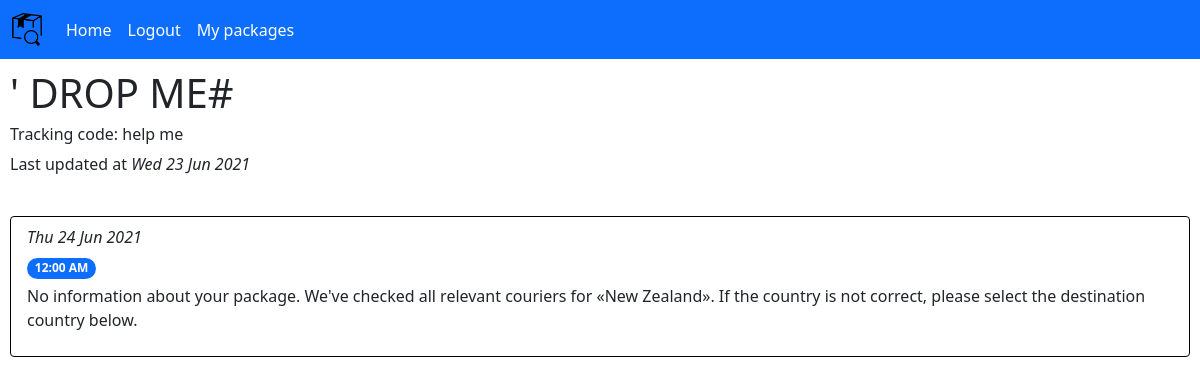
Page /packageDetails/2 (signed in) on the earlier database version.
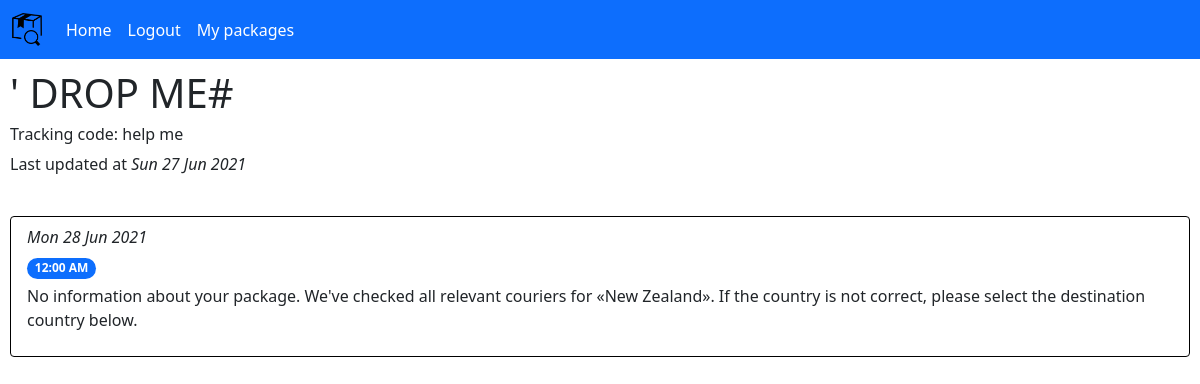
Same page on the later database version.
### tables this page shows
CREATE TABLE "packages" (
	"id"	INTEGER NOT NULL,
	"title"	TEXT(50) DEFAULT NULL,
	"trackingNumber"	TEXT NOT NULL,
	"user_id"	INTEGER NOT NULL,
	"last_updated"	INTEGER(15) NOT NULL DEFAULT 0,
	"last_new_data"	INTEGER(15) NOT NULL,
	"email_sent"	INTEGER(1) NOT NULL DEFAULT 0,
	FOREIGN KEY("user_id") REFERENCES "users"("id"),
	PRIMARY KEY("id" AUTOINCREMENT)
);

CREATE TABLE 'package_data' (
'id' INTEGER NOT NULL  PRIMARY KEY AUTOINCREMENT,
'package_id' INTEGER NOT NULL  REFERENCES 'packages' ('id'),
'date' TEXT(12) NOT NULL ,
'time' TEXT(8) NOT NULL ,
'data' TEXT NOT NULL 
);

### main.py (the view)
@app.route("/packageDetails/<int:packageID>")
@login_required
def viewPackage(packageID):
	packageData = packageHandler.getPackageData(packageID, session["userID"])
	if not packageData:
		flash("You are not tracking that package. Add it!", "primary")
		return redirect(url_for("packageList"))
	return render_template("packageData.html", packageData=packageData)

### main.py (called while the page is built)
def login_required(func):
	@wraps(func) # This decorator copies over function attributes like __name__, docstring etc. required by flask for some reason
	def wrapper(*args, **kwargs):
		if "userID" in session and session["userID"] > 0:
			return func(*args, **kwargs)
		else:
			flash("You need to log in to do that!", "danger")
			return redirect(url_for("login"))
	return wrapper

### packages.py (called while the page is built)
def createDBConnection(func):
	def wrapper(self, *args, **kwargs):
		with sqlite3.connect(self.dbPath) as con:
			self.con = con
			return func(self, *args, **kwargs)
	return wrapper

	@createDBConnection
	def getPackageData(self, packageID, userID):
		if self.isPackageAssociatedWithUser(packageID, userID) == False:
			return False
		cur = self.con.cursor() # Dictionary format cursor
		cur.row_factory = sqlite3.Row
		cur.execute("SELECT id, date, time, data FROM package_data WHERE package_id = ? UNION SELECT 0, COALESCE(title, trackingNumber) AS title, trackingNumber, ROUND(last_updated) FROM packages WHERE id = ?", [packageID, packageID])
		result = cur.fetchall()
		cur.close()
		result = [dict(row) for row in result]
		result[0]["data"] = strftime("%a %d %b %Y", gmtime(result[0]["data"]))
		return result

	def isPackageAssociatedWithUser(self, packageID, userID):
		cur = self.con.cursor()
		cur.execute("SELECT id FROM packages WHERE user_id = ? AND id = ?", [userID, packageID])
		result = cur.fetchone()
		cur.close()
		if not result:
			return False
		return True

### templates/packageData.html
{% from "includes/form_renderer.html" import render_form %}
{% extends "main_layout_container.html" %}
{% block body %}
	<div style="padding: 10px;">
		<h1>{{ packageData[0]["date"] }}</h1>
		{% if packageData[0]["date"] != packageData[0]["time"] %}
			<h6>Tracking code: {{ packageData[0]["time"] }}</h6>
		{% endif %}
		<p>Last updated at <i>{{ packageData[0]["data"] }}</i></p>
		<br>
		<ul class="list-group">
			{% if packageData|length < 2 %}
				<li class="list-group-item" style="border: 1px solid black; margin-bottom: 5px;">There is no tracking data for this package yet. Please try again in a few minutes.</li>
			{% else %}
				{% for data in packageData[1:] %}
					<li class="list-group-item" style="border: 1px solid black; margin-bottom: 5px;">
						<p class="fst-italic" style="margin-bottom: 5px;">{{ data["date"] }}</p>
						<span class="badge rounded-pill bg-primary">{{ data["time"] }}</span>
						<p style="margin-top: 5px;">{{ data["data"] }}</p>
					</li>
				{% endfor %}
			{% endif %}
		</ul>
	</div>
{% endblock %}

### templates/main_layout_container.html (shortened to what this page needs)
<!DOCTYPE html>
<html lang="en">
	<head>
		<link href="https://cdn.jsdelivr.net/npm/bootstrap@5.0.0-beta3/dist/css/bootstrap.min.css" rel="stylesheet">
	</head>
	<body>
		{% include "includes/navbar.html" %}
		{% block body %}
		{% endblock %}
	</body>
</html>

### templates/includes/navbar.html (shortened to what this page needs)
<nav class="navbar navbar-expand-lg navbar-dark bg-primary">
	<div class="container-fluid">
		<a class="navbar-brand" href="/">
			<img src="{{ url_for('static', filename='icon.png') }}" width="30" height="33">
		</a>
		<div class="collapse navbar-collapse" id="navbarSupportedContent">
			<ul class="navbar-nav me-auto mb-2 mb-lg-0">
				<li class="nav-item">
					<a class="nav-link" href="/"  style="color: white;">Home</a>
				</li>
				{% if session["userID"] %}
					<li class="nav-item">
						<a class="nav-link" href="/logout" style="color: white;">Logout</a>
					</li>
					<li class="nav-item">
						<a class="nav-link active" aria-current="page" href="/packageList" style="color: white;">My packages</a>
					</li>
				{% endif %}
			</ul>
		</div>
	</div>
</nav>

Differences in the rows shown:
removed package_data: date "Thu 24 Jun 2021", time "12:00 AM", data "No information about your package. We've checked all relevant couriers for «New Zealand». If the country is not correct, please select the destination country below."
added package_data: date "Mon 28 Jun 2021", time "12:00 AM", data "No information about your package. We've checked all relevant couriers for «New Zealand». If the country is not correct, please select the destination country below."
Other differences:
{{ packageData[0]["data"] }}: "Wed 23 Jun 2021" → "Sun 27 Jun 2021"
